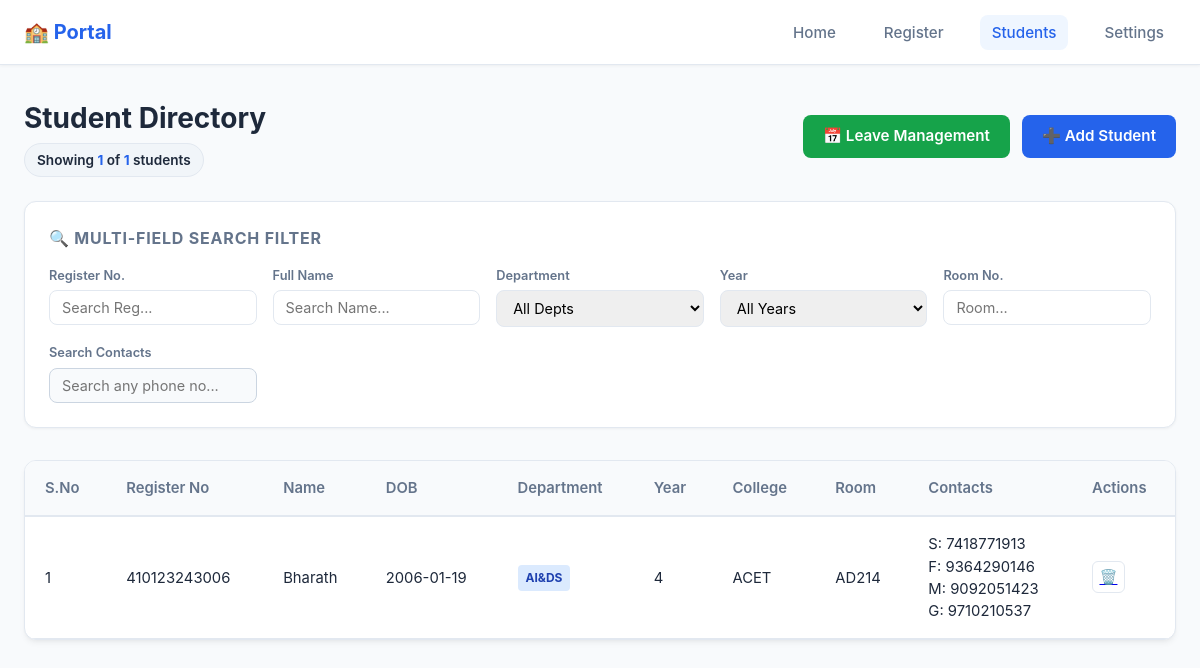
/students, run on the app's committed database.
### app.py (models this page shows, shortened)
class Student(UserMixin, db.Model):
    id = db.Column(db.Integer, primary_key=True)
    register = db.Column(db.String(12), unique=True, nullable=False)
    dob = db.Column(db.String(10), nullable=False)
    name = db.Column(db.String(50), nullable=False)
    department = db.Column(db.String(100))
    year = db.Column(db.String(2))
    college = db.Column(db.String(100))
    room_no = db.Column(db.String(5))
    student_no = db.Column(db.String(10))
    father_no = db.Column(db.String(10))
    mother_no = db.Column(db.String(10))
    guardient_no = db.Column(db.String(10))

### app.py (the view)
@app.route('/students', methods=['GET'])
def view_students():
    students = Student.query.order_by(Student.register.asc()).all()
    return render_template('students.html', students=students)

### templates/students.html (shortened to what this page needs)
<!DOCTYPE html>
<html lang="en">
<head>
</head>
<body>
    <nav class="navbar">
        <div class="nav-container">
            <a href="/" class="nav-logo">🏫 Portal</a>
            <ul class="nav-menu">
                <li><a href="/" class="nav-link">Home</a></li>
                <li><a href="/add_student" class="nav-link">Register</a></li>
                <li><a href="/students" class="nav-link active">Students</a></li>
                <li><a href="#" class="nav-link">Settings</a></li>
            </ul>
        </div>
    </nav>
    <main class="main-content">
        <div class="page-header">
            <div class="page-title">
                <h2>Student Directory</h2>
                <div class="counter-badge">
                    Showing <span id="count-filtered">0</span> of <span id="count-total">0</span> students
                </div>
            </div>
            <div class="action-group">
                <a href="/leave_management" class="btn btn-success">
                    📅 Leave Management
                </a>
                <a href="/add_student" class="btn btn-primary">
                    ➕ Add Student
                </a>
            </div>
        </div>
        <div class="filter-card">
            <h3>🔍 Multi-Field Search Filter</h3>
            <div class="filter-grid">
                <div class="filter-group">
                    <label>Register No.</label>
                    <input type="text" id="filter-register" placeholder="Search Reg...">
                </div>
                <div class="filter-group">
                    <label>Full Name</label>
                    <input type="text" id="filter-name" placeholder="Search Name...">
                </div>
                <div class="filter-group">
                    <label>Department</label>
                    <select id="filter-dept">
                        <option value="">All Depts</option>
                    </select>
                </div>
                <div class="filter-group">
                    <label>Year</label>
                    <select id="filter-year">
                        <option value="">All Years</option>
                    </select>
                </div>
                <div class="filter-group">
                    <label>Room No.</label>
                    <input type="text" id="filter-room" placeholder="Room...">
                </div>
                <div class="filter-group highlight-input">
                    <label>Search Contacts</label>
                    <input type="text" id="filter-contacts" placeholder="Search any phone no...">
                </div>
            </div>
        </div>
        <div class="table-container">
            <table class="student-table" id="studentTable">
                <thead>
                    <tr>
                        <th>S.No</th>
                        <th>Register No</th>
                        <th>Name</th>
                        <th>DOB</th>
                        <th>Department</th>
                        <th>Year</th>
                        <th>College</th>
                        <th>Room</th>
                        <th>Contacts</th>
                        <th>Actions</th>
                    </tr>
                </thead>
                <tbody>
                    {% for student in students %}
                    <tr data-id="{{ student.id }}">
                        <td data-label="S.No" class="cell-index"></td>
                        <td data-label="Register No" class="cell-register">{{ student.register }}</td>
                        <td data-label="Name" class="cell-name">{{ student.name }}</td>
                        <td data-label="DOB">{{ student.dob.split(' ')[0] }}</td>
                        <td data-label="Department" class="cell-dept">
                            <span class="badge badge-dept">{{ student.department }}</span>
                        </td>
                        <td data-label="Year" class="cell-year">{{ student.year }}</td>
                        <td data-label="College">{{ student.college }}</td>
                        <td data-label="Room" class="cell-room">{{ student.room_no if student.room_no else 'N/A' }}</td>
                        <td data-label="Contacts" class="cell-contacts">
                            <div>S: {{ student.student_no if student.student_no else 'N/A' }}</div>
                            <div>F: {{ student.father_no if student.father_no else 'N/A' }}</div>
                            {% if student.mother_no %}
                            <div>M: {{ student.mother_no }}</div>
                            {% endif %}
                            {% if student.guardient_no %}
                            <div>G: {{ student.guardient_no }}</div>
                            {% endif %}
                        </td>
                        <td data-label="Actions">
                            <a href="{{ url_for('delete_student', id=student.id) }}" class="btn-icon delete-row"
                                title="Delete Student"
                                onclick="return confirm('Are you absolutely sure? This cannot be undone......');">
                                🗑️
                            </a>
                        </td>
                    </tr>
                    {% else %}
                    <tr id="empty-state-row">
                        <td colspan="10" style="text-align: center; color: var(--text-muted); padding: 2rem;">
                            No student records found matching the query database.
                        </td>
                    </tr>
                    {% endfor %}
                </tbody>
            </table>
        </div>
    </main>
</body>
</html>

### templates/students.html (style rules this page uses)
:root { --primary: #2563eb; --primary-hover: #1d4ed8; --success: #16a34a; --success-hover: #15803d; --danger: #dc2626; --danger-hover: #b91c1c; --bg-main: #f8fafc; --bg-card: #ffffff; --text-main: #1e293b; --text-muted: #64748b; --border: #e2e8f0; --radius-md: 8px; --radius-lg: 12px; --shadow-sm: 0 1px 3px rgba(0, 0, 0, 0.05); --shadow-md: 0 4px 6px -1px rgba(0, 0, 0, 0.05), 0 2px 4px -2px rgba(0, 0, 0, 0.05); --transition: all 0.2s cubic-bezier(0.4, 0, 0.2, 1); }
* { margin: 0; padding: 0; box-sizing: border-box; font-family: -apple-system, BlinkMacSystemFont, "Segoe UI", Roboto, sans-serif; }
body { background-color: var(--bg-main); color: var(--text-main); line-height: 1.5; }
.navbar { background-color: var(--bg-card); box-shadow: var(--shadow-sm); position: sticky; top: 0; z-index: 100; border-bottom: 1px solid var(--border); }
.nav-container { max-width: 1400px; margin: 0 auto; padding: 0 1.5rem; height: 64px; display: flex; justify-content: space-between; align-items: center; }
.nav-logo { font-size: 1.25rem; font-weight: 700; color: var(--primary); text-decoration: none; display: flex; align-items: center; gap: 0.5rem; }
.nav-menu { display: flex; list-style: none; gap: 1.5rem; }
.nav-link { text-decoration: none; color: var(--text-muted); font-weight: 500; font-size: 0.95rem; padding: 0.5rem 0.75rem; border-radius: var(--radius-md); transition: var(--transition); }
.nav-link:hover, .nav-link.active { color: var(--primary); background-color: #eff6ff; }
.main-content { max-width: 1400px; margin: 2rem auto; padding: 0 1.5rem; }
.page-header { display: flex; justify-content: space-between; align-items: center; margin-bottom: 1.5rem; flex-wrap: wrap; gap: 1rem; }
.page-title h2 { font-size: 1.75rem; font-weight: 700; }
.counter-badge { background-color: #f1f5f9; border: 1px solid var(--border); padding: 0.35rem 0.75rem; border-radius: 50px; font-size: 0.85rem; font-weight: 600; color: var(--text-main); margin-top: 0.25rem; display: inline-block; }
.counter-badge span { color: var(--primary); font-weight: 700; }
.action-group { display: flex; gap: 0.75rem; }
.btn { display: inline-flex; align-items: center; gap: 0.5rem; padding: 0.625rem 1.25rem; font-size: 0.95rem; font-weight: 600; border-radius: var(--radius-md); border: none; cursor: pointer; transition: var(--transition); text-decoration: none; }
.btn-primary { background-color: var(--primary); color: white; }
.btn-success { background-color: var(--success); color: white; }
.filter-card { background-color: var(--bg-card); border-radius: var(--radius-lg); box-shadow: var(--shadow-sm); border: 1px solid var(--border); padding: 1.5rem; margin-bottom: 2rem; }
.filter-card h3 { font-size: 1rem; margin-bottom: 1rem; color: var(--text-muted); text-transform: uppercase; letter-spacing: 0.05em; }
.filter-grid { display: grid; grid-template-columns: repeat(auto-fill, minmax(200px, 1fr)); gap: 1rem; }
.filter-group { display: flex; flex-direction: column; gap: 0.35rem; }
.filter-group label { font-size: 0.8rem; font-weight: 600; color: var(--text-muted); }
.filter-group input, .filter-group select { padding: 0.5rem 0.75rem; font-size: 0.9rem; border: 1px solid var(--border); border-radius: var(--radius-md); outline: none; width: 100%; }
.filter-group.highlight-input input { border-color: #cbd5e1; background-color: #f8fafc; }
.table-container { background-color: var(--bg-card); border-radius: var(--radius-lg); box-shadow: var(--shadow-md); border: 1px solid var(--border); overflow-x: auto; }
.student-table { width: 100%; border-collapse: collapse; text-align: left; font-size: 0.925rem; }
.student-table th { background-color: #f8fafc; color: var(--text-muted); font-weight: 600; padding: 1rem 1.25rem; border-bottom: 2px solid var(--border); white-space: nowrap; }
.student-table td { padding: 1rem 1.25rem; border-bottom: 1px solid var(--border); color: var(--text-main); vertical-align: middle; }
.badge { display: inline-block; padding: 0.25rem 0.5rem; font-size: 0.75rem; font-weight: 700; border-radius: 4px; background-color: #e2e8f0; color: var(--text-main); }
.badge-dept { background-color: #dbeafe; color: #1e40af; }
.btn-icon { padding: 0.4rem; border-radius: 6px; border: 1px solid var(--border); background: white; cursor: pointer; font-size: 0.9rem; transition: var(--transition); }

### data on the page
Student: register "410123243006", name "Bharath", dob "2006-01-19", department "AI&DS", year "4", college "ACET", room_no "AD214", student_no "7418771913", father_no "9364290146", mother_no "9092051423", guardient_no "9710210537"
